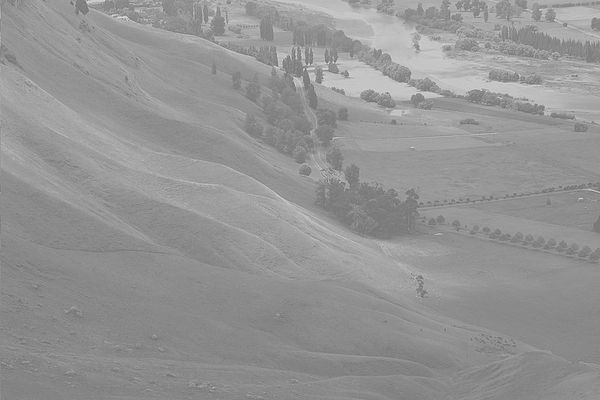
#> input picture 06_image_and_video_processing/HomeWork/HW1/Input_Images/BrightImage.jpg, 600 x 400 px
$ jupyter execute HW1_Answer.ipynb
#> lines starting #> are read from the running program, lines starting #| are printed output that depends on the picture
[cell 1]
from PIL import Image
import matplotlib.pyplot as plt
import numpy as np
import cv2

# section 01

[cell 2]
BrightImage = "./Input_Images/BrightImage.jpg"
image = Image.open(BrightImage).convert("L")
#> image is the input picture: PIL image 600x400 L; min 105, max 228, mean 148
BrightImage_8bit = np.array(image, dtype=np.uint8)

print(BrightImage_8bit.dtype)
#| uint8
print(BrightImage_8bit.min(),BrightImage_8bit.max())
#| 105 228

plt.figure(figsize=(8, 6))
plt.imshow(BrightImage_8bit, cmap="gray", vmin=0, vmax=255)
plt.axis("off")
plt.show()

[cell 3]
BrightImage_8bit

[cell 4]
I_BI = BrightImage_8bit
img = Image.fromarray(I_BI - 40)
img.save("./Output_Images/Part_1/I_BI-40.jpg")
img = Image.fromarray(I_BI - 20)
img.save("./Output_Images/Part_1/I_BI-20.jpg")
img = Image.fromarray(I_BI + 40)
img.save("./Output_Images/Part_1/I_BI+40.jpg")
img = Image.fromarray(I_BI + 20)
img.save("./Output_Images/Part_1/I_BI+20.jpg")

[cell 5]
vals = I_BI.flatten()
plt.hist(vals, 256, [0, 256])
plt.title("Histogram of BrightImage.jpg")
plt.xlabel("Pixel Intensity")
plt.ylabel("Number of Pixels")
plt.xlim([0, 256])
plt.show()
#> figure, not shown here; tallest bar 9682 high, from x = 137 to 138

[cell 6]
mean_val_BI = int(I_BI.flatten().mean())
#> mean_val_BI = 148
mean_val_BI
#> Out = 148

[cell 7]
b_BI = 128 - mean_val_BI
#> b_BI = -20
b_BI = b_BI*2
#> b_BI = -40
b_BI
#> Out = -40

[cell 8]
temp_img = I_BI.astype(np.int16) + b_BI
temp_img_clipped = np.clip(temp_img, 0, 255)
new_image_BI = temp_img_clipped.astype(np.uint8)


img = Image.fromarray(new_image_BI)
img.save("./Output_Images/Part_1/I_BI+b_BI.jpg")

plt.figure(figsize=(8, 6))
plt.imshow(new_image_BI, cmap="gray", vmin=0, vmax=255)
plt.axis("off")
plt.show()

[cell 9]
vals = (new_image_BI).flatten()
plt.hist(vals, 256, [0, 256])
plt.title("Histogram of DarkImage.jpg")
plt.xlabel("Pixel Intensity")
plt.ylabel("Number of Pixels")
plt.xlim([0, 256])
plt.show()
#> figure, not shown here; tallest bar 9682 high, from x = 97 to 98

[cell 10]
DarkImage = "./Input_Images/DarkImage.jpg"
image = Image.open(DarkImage).convert("L")
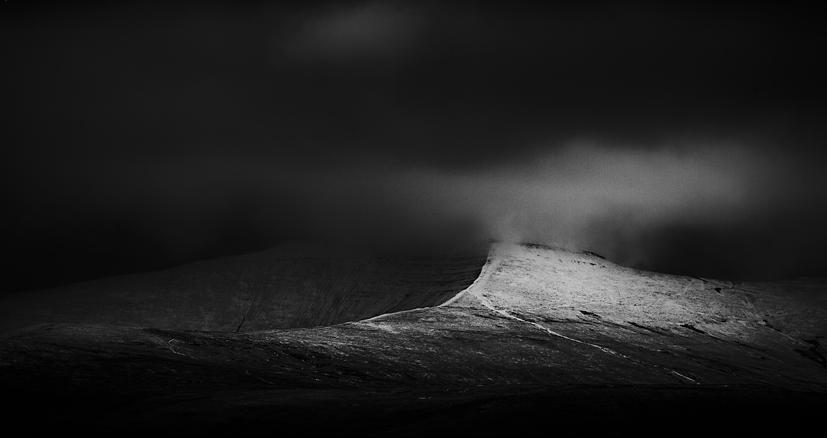
#> input picture 06_image_and_video_processing/HomeWork/HW1/Input_Images/DarkImage.jpg, 827 x 438 px
#> image is the input picture: PIL image 827x438 L; min 0, max 235, mean 32.2
DarkImage_8bit = np.array(image, dtype=np.uint8)

print(DarkImage_8bit.dtype)
#| uint8
print(DarkImage_8bit.min(),DarkImage_8bit.max())
#| 0 235

plt.figure(figsize=(8, 6))
plt.imshow(DarkImage_8bit, cmap="gray", vmin=0, vmax=255)
plt.axis("off")
plt.show()

[cell 11]
DarkImage_8bit

[cell 12]
I_DI = DarkImage_8bit
img = Image.fromarray(I_DI - 40)
#> img: PIL image 827x438 L
img.save("./Output_Images/Part_1/I_DI-40.jpg")
img = Image.fromarray(I_DI - 20)
img.save("./Output_Images/Part_1/I_DI-20.jpg")
img = Image.fromarray(I_DI + 40)
img.save("./Output_Images/Part_1/I_DI+40.jpg")
img = Image.fromarray(I_DI + 20)
img.save("./Output_Images/Part_1/I_DI+20.jpg")

[cell 13]
vals = I_DI.flatten()
plt.hist(vals, 256, [0, 256])
plt.title("Histogram of BrightImage.jpg")
plt.xlabel("Pixel Intensity")
plt.ylabel("Number of Pixels")
plt.xlim([0, 256])
plt.show()
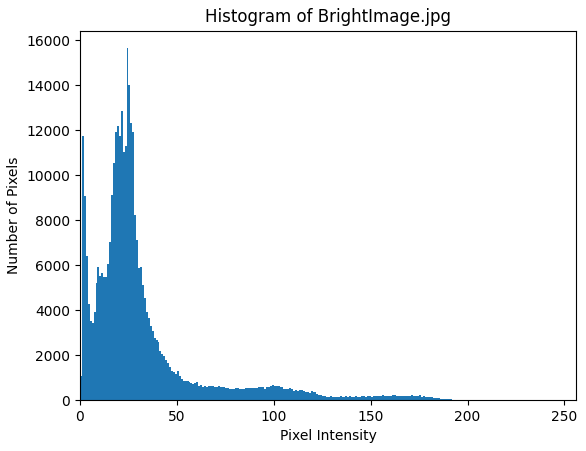
#> figure drawn by matplotlib, 1 panel; tallest bar 15646 high, from x = 24 to 25

[cell 14]
mean_val_DI = int(I_DI.flatten().mean())
#> mean_val_DI = 32
mean_val_DI
#> Out = 32

[cell 15]
b_DI = 128 - mean_val_DI
#> b_DI = 96
b_DI = b_DI//2
#> b_DI = 48
b_DI
#> Out = 48

[cell 16]
temp_img_DI = I_DI.astype(np.int16) + b_DI
new_image_DI = np.clip(temp_img_DI, 0, 255).astype(np.uint8)

img = Image.fromarray(new_image_DI)
img.save("./Output_Images/Part_1/I_DI+b_DI.jpg")

plt.figure(figsize=(8, 6))
plt.imshow(new_image_DI, cmap="gray", vmin=0, vmax=255)
plt.axis("off")
plt.show()

[cell 17]
vals = (new_image_DI).flatten()
plt.hist(vals, 256, [0, 256])
plt.title("Histogram of DarkImage.jpg")
plt.xlabel("Pixel Intensity")
plt.ylabel("Number of Pixels")
plt.xlim([0, 256])
plt.show()
#> figure, not shown here; tallest bar 15646 high, from x = 72 to 73

# section 02

[cell 18]
multipliers = [1, 0.5, 0.75, 1.25, 1.5]

for m in multipliers:
    img_data = np.clip(I_DI * m, 0, 255).astype(np.uint8)
    img = Image.fromarray(img_data)
    img.save(f"./Output_Images/Part_1/I_DIx{m}.jpg")
    img_data = np.clip(I_BI * m, 0, 255).astype(np.uint8)
    img = Image.fromarray(img_data)
    img.save(f"./Output_Images/Part_1/I_BIx{m}.jpg")
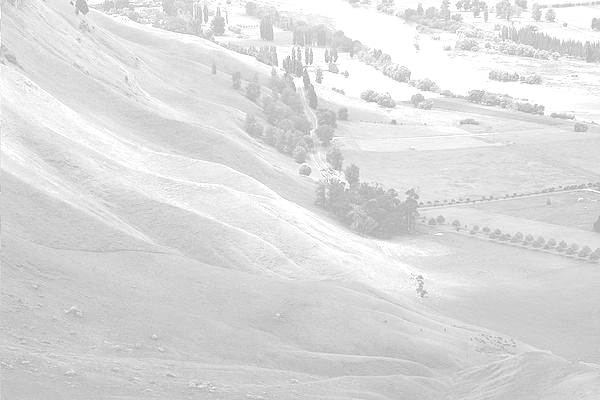
#> img: PIL image 600x400 L; min 157, max 255, mean 220.2

[cell 19]
fig, axes = plt.subplots(2, len(multipliers), figsize=(15, 6))

for i, m in enumerate(multipliers):
    processed_BI = np.clip(I_BI * m, 0, 255).astype(np.uint8)
    axes[0, i].imshow(processed_BI, cmap='gray', vmin=0, vmax=255)
    axes[0, i].set_title(f'Bright x {m}')
    axes[0, i].axis('off')

    processed_DI = np.clip(I_DI * m, 0, 255).astype(np.uint8)
    axes[1, i].imshow(processed_DI, cmap='gray', vmin=0, vmax=255)
    axes[1, i].set_title(f'Dark x {m}')
    axes[1, i].axis('off')
plt.tight_layout()
plt.show()

[cell 20]
fig, axes = plt.subplots(2, len(multipliers), figsize=(20, 10))

for i, m in enumerate(multipliers):

    di_vals = np.clip(I_DI * m, 0, 255).astype(np.uint8).flatten()
    axes[0, i].hist(di_vals, bins=256, range=[0, 256], color='gray')
    axes[0, i].set_title(f"Dark Image x {m}")
    axes[0, i].set_xlim([0, 256])

    bi_vals = np.clip(I_BI * m, 0, 255).astype(np.uint8).flatten()
    axes[1, i].hist(bi_vals, bins=256, range=[0, 256], color='gray')
    axes[1, i].set_title(f"Bright Image x {m}")
    axes[1, i].set_xlim([0, 256])

plt.tight_layout()
plt.show()
#> figure, not shown here; panel 1: tallest bar 15646 high, from x = 24 to 25; panel 2: tallest bar 29651 high, from x = 12 to 13; panel 3: tallest bar 29651 high, from x = 18 to 19; panel 4: tallest bar 15646 high, from x = 30 to 31

[cell 21]
I_BI.std(), I_DI.std()
#> Out = (14.76, 32.34)

[cell 22]
# 64 = 256/4
a_BI = np.ceil(64/I_BI.std())
#> a_BI = 5
a_DI = np.ceil(64/I_DI.std())
#> a_DI = 2
a_BI ,a_DI
#> Out = (5, 2)

[cell 23]
fig, axes = plt.subplots(2, 2, figsize=(15, 10))

processed_DI = np.clip(I_DI * a_DI, 0, 255).astype(np.uint8)
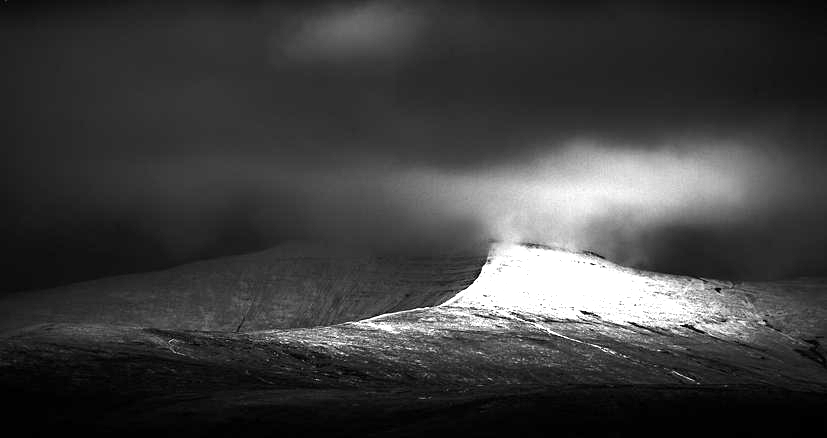
#> processed_DI: shape (438, 827); min 0, max 255, mean 62.6
axes[1, 0].hist(di_vals, bins=256, range=[0, 256], color='gray')
axes[1, 0].set_title("Dark Image")
axes[1, 0].set_xlim([0, 256])

processed_DI = np.clip(I_DI* a_DI, 0, 255).astype(np.uint8)
axes[1, 1].hist(di_vals, bins=256, range=[0, 256], color='gray')
axes[1, 1].set_title(f"Dark Image x {a_DI}")
axes[1, 1].set_xlim([0, 256])

processed_BI = np.clip(I_BI, 0, 255).astype(np.uint8)
axes[0, 0].hist(bi_vals, bins=256, range=[0, 256], color='gray')
axes[0, 0].set_title("Bright Image")
axes[0, 0].set_xlim([0, 256])

processed_BI = np.clip(I_BI / a_BI, 0, 255).astype(np.uint8)
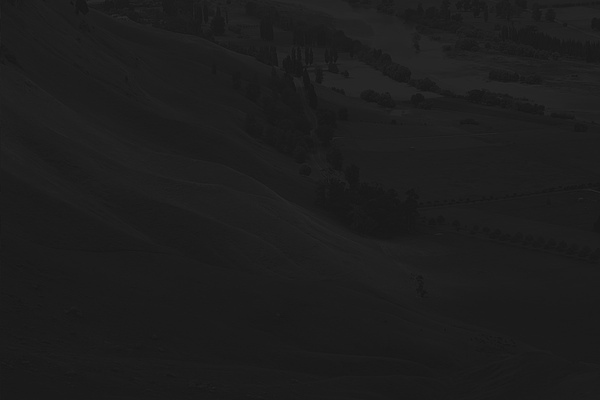
#> processed_BI: shape (400, 600); min 21, max 45, mean 29.2
axes[0, 1].hist(bi_vals, bins=256, range=[0, 256], color='gray')
axes[0, 1].set_title(f"Bright Image / {a_BI}")
axes[0, 1].set_xlim([0, 256])

plt.tight_layout()
plt.show()
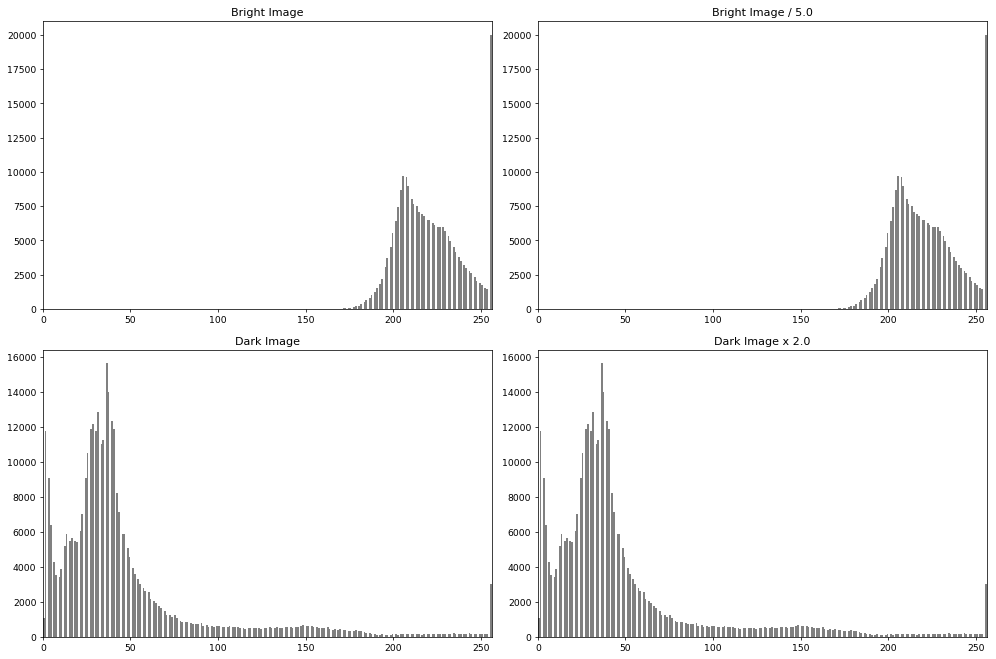
#> figure drawn by matplotlib, 4 panels; panel 1: tallest bar 19996 high, from x = 255 to 256; panel 2: tallest bar 19996 high, from x = 255 to 256; panel 3: tallest bar 15646 high, from x = 36 to 37; panel 4: tallest bar 15646 high, from x = 36 to 37

[cell 24]
fig, axes = plt.subplots(2, 2, figsize=(15, 6))

processed_DI = np.clip(I_DI, 0, 255).astype(np.uint8)
axes[1, 0].imshow(processed_DI, cmap='gray', vmin=0, vmax=255)
axes[1, 0].set_title("Dark Image")
axes[1, 0].axis('off')

processed_DI_scaled = np.clip(I_DI * a_DI, 0, 255).astype(np.uint8)
axes[1, 1].imshow(processed_DI_scaled, cmap='gray', vmin=0, vmax=255)
axes[1, 1].set_title(f"Dark Image x {a_DI}")
axes[1, 1].axis('off')

processed_BI = np.clip(I_BI, 0, 255).astype(np.uint8)
axes[0, 0].imshow(processed_BI, cmap='gray', vmin=0, vmax=255)
axes[0, 0].set_title("Bright Image")
axes[0, 0].axis('off')

processed_BI_scaled = np.clip(I_BI / a_BI, 0, 255).astype(np.uint8)
axes[0, 1].imshow(processed_BI_scaled, cmap='gray', vmin=0, vmax=255)
axes[0, 1].set_title(f"Bright Image / {a_BI}")
axes[0, 1].axis('off')

plt.tight_layout()
plt.show()

# section 03

[cell 25]
fig, axes = plt.subplots(1, 2, figsize=(10, 6))

I_float = I_DI.astype(np.float32)

mu_old = I_float.mean()
#> mu_old = 32.18
std_old = I_float.std()
#> std_old = 32.34

a_opt = 64 / std_old
#> a_opt = 1.98
b_opt = 128 - (a_opt * mu_old)
#> b_opt = 64.32

I_new = (a_opt * I_float) + b_opt

new_DI = np.clip(I_new, 0, 255).astype(np.uint8)
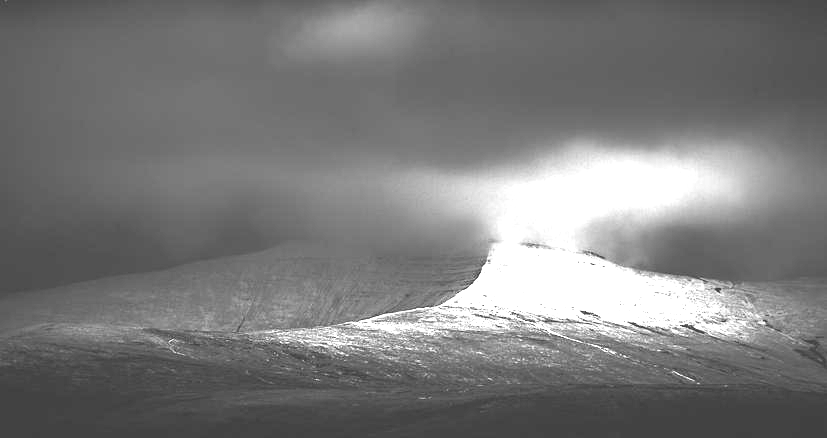
#> new_DI: shape (438, 827); min 64, max 255, mean 123

axes[0].imshow(new_DI, cmap='gray', vmin=0, vmax=255)
axes[0].set_title("New Dark Image")
axes[0].axis('off')

I_float = I_BI.astype(np.float32)
#> I_float: shape (400, 600) float32

mu_old = I_float.mean()
#> mu_old = 148
std_old = I_float.std()
#> std_old = 14.76

a_opt = 64 / std_old
#> a_opt = 4.34
b_opt = 128 - (a_opt * mu_old)
#> b_opt = -513.9

I_new = (a_opt * I_float) + b_opt
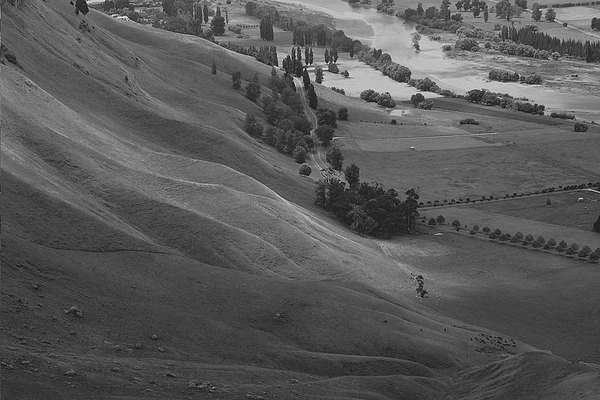
#> I_new: shape (400, 600) float32; min -58.52, max 474.9, mean 128; drawn with min black and max white

new_BI = np.clip(I_new, 0, 255).astype(np.uint8)
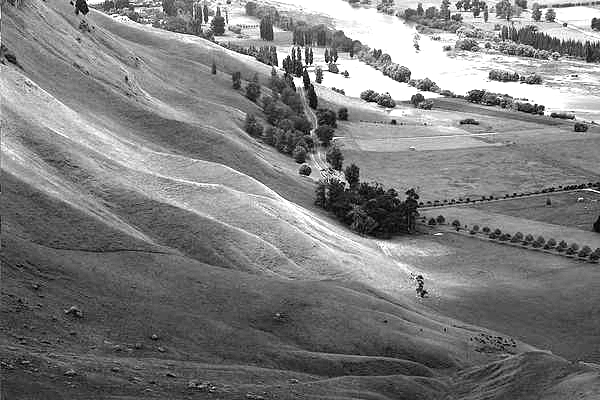
#> new_BI: shape (400, 600); min 0, max 255, mean 124.9

axes[1].imshow(new_BI, cmap='gray', vmin=0, vmax=255)
axes[1].set_title(f"New Bright Image")
axes[1].axis('off')

plt.tight_layout()
plt.show()

[cell 26]
fig, axes = plt.subplots(1,2, figsize=(15, 5))

processed_DI = np.clip(new_DI, 0, 255).astype(np.uint8)
axes[1].hist(di_vals, bins=256, range=[0, 256], color='gray')
axes[1].set_title("New Dark Image Hist")
axes[1].set_xlim([0, 256])

processed_BI = np.clip(new_BI, 0, 255).astype(np.uint8)
axes[0].hist(bi_vals, bins=256, range=[0, 256], color='gray')
axes[0].set_title("New Bright Image Hist")
axes[0].set_xlim([0, 256])

plt.tight_layout()
plt.show()
#> figure, not shown here; panel 1: tallest bar 19996 high, from x = 255 to 256; panel 2: tallest bar 15646 high, from x = 36 to 37

# section 04

[cell 27]
gammas = [1, 0.8, 0.9, 1.1, 1.2]
fig, axes = plt.subplots(2, len(gammas), figsize=(15, 6))

for i, m in enumerate(gammas):
    processed_BI = np.clip(I_BI ** m, 0, 255).astype(np.uint8)
    axes[0, i].imshow(processed_BI, cmap='gray', vmin=0, vmax=255)
    axes[0, i].set_title(f'Bright ^ {m}')
    axes[0, i].axis('off')

    processed_DI = np.clip(I_DI ** m, 0, 255).astype(np.uint8)
    axes[1, i].imshow(processed_DI, cmap='gray', vmin=0, vmax=255)
    axes[1, i].set_title(f'Dark ^ {m}')
    axes[1, i].axis('off')

plt.tight_layout()
plt.show()

[cell 28]
fig, axes = plt.subplots(2, len(gammas), figsize=(20, 10))

for i, m in enumerate(gammas):

    di_vals = np.clip(I_DI ** m, 0, 255).astype(np.uint8).flatten()
    axes[0, i].hist(di_vals, bins=256, range=[0, 256], color='gray')
    axes[0, i].set_title(f"Dark Image ^ {m}")
    axes[0, i].set_xlim([0, 256])

    bi_vals = np.clip(I_BI ** m, 0, 255).astype(np.uint8).flatten()
    axes[1, i].hist(bi_vals, bins=256, range=[0, 256], color='gray')
    axes[1, i].set_title(f"Bright Image ^ {m}")
    axes[1, i].set_xlim([0, 256])

plt.tight_layout()
plt.show()
#> figure, not shown here; panel 1: tallest bar 15646 high, from x = 24 to 25; panel 2: tallest bar 38262 high, from x = 13 to 14; panel 3: tallest bar 26344 high, from x = 18 to 19; panel 4: tallest bar 15646 high, from x = 32 to 33

[cell 29]
gammas = [1, 0.8, 0.9, 1.1, 1.2]
fig, axes = plt.subplots(2, len(gammas), figsize=(15, 6))

for i, m in enumerate(gammas):
    I_BI_norm = I_BI.astype(np.float32) / 255.0
    I_BI_gamma = I_BI_norm ** m
    processed_BI = np.clip(I_BI_gamma * 255.0, 0, 255).astype(np.uint8)
    axes[0, i].imshow(processed_BI, cmap='gray', vmin=0, vmax=255)
    axes[0, i].set_title(f'Bright ^ {m}')
    axes[0, i].axis('off')

    I_DI_norm = I_DI.astype(np.float32) / 255.0
    I_DI_gamma = I_DI_norm ** m
    processed_DI = np.clip(I_DI_gamma * 255.0, 0, 255).astype(np.uint8)
    axes[1, i].imshow(processed_DI, cmap='gray', vmin=0, vmax=255)
    axes[1, i].set_title(f'Dark ^ {m}')
    axes[1, i].axis('off')

plt.tight_layout()
plt.show()
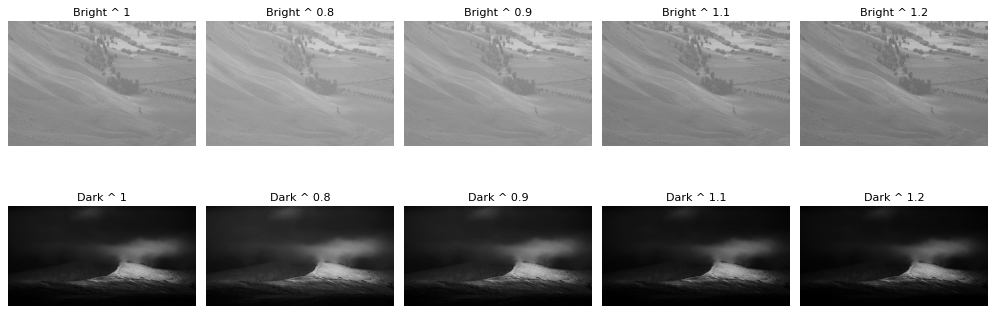
#> figure drawn by matplotlib, 10 panels

[cell 30]
fig, axes = plt.subplots(2, len(gammas), figsize=(20, 6))

for i, m in enumerate(gammas):

    I_BI_norm = I_BI.astype(np.float32) / 255.0
    I_BI_gamma = I_BI_norm ** m
    processed_BI = np.clip(I_BI_gamma * 255.0, 0, 255).astype(np.uint8)

    axes[0, i].hist(processed_BI.flatten(), bins=256, range=[0, 256], color='gray')
    axes[0, i].set_title(f'Bright ^ {m}')
    axes[0, i].set_xlim([0, 256])

    I_DI_norm = I_DI.astype(np.float32) / 255.0
    I_DI_gamma = I_DI_norm ** m
    processed_DI = np.clip(I_DI_gamma * 255.0, 0, 255).astype(np.uint8)

    axes[1, i].hist(processed_DI.flatten(), bins=256, range=[0, 256], color='gray')
    axes[1, i].set_title(f'Dark ^ {m}')
    axes[1, i].set_xlim([0, 256])

plt.tight_layout()
plt.show()

# section 05

[cell 31]
import cv2

I_DI_eq = cv2.equalizeHist(I_DI)
I_BI_eq = cv2.equalizeHist(I_BI)

[cell 32]
fig_img, axes_img = plt.subplots(2, 3, figsize=(15, 10))
fig_img.suptitle("Images Comparison: Original vs Equalized vs Linear Stretched", fontsize=16, fontweight='bold')

axes_img[0, 0].imshow(I_DI, cmap='gray', vmin=0, vmax=255)
axes_img[0, 0].set_title('Original Dark Image')

axes_img[0, 1].imshow(I_DI_eq, cmap='gray', vmin=0, vmax=255)
axes_img[0, 1].set_title('Equalized Dark Image')

axes_img[0, 2].imshow(new_DI, cmap='gray', vmin=0, vmax=255)
axes_img[0, 2].set_title('New Dark Image (Stretched)')

axes_img[1, 0].imshow(I_BI, cmap='gray', vmin=0, vmax=255)
axes_img[1, 0].set_title('Original Bright Image')

axes_img[1, 1].imshow(I_BI_eq, cmap='gray', vmin=0, vmax=255)
axes_img[1, 1].set_title('Equalized Bright Image')

axes_img[1, 2].imshow(new_BI, cmap='gray', vmin=0, vmax=255)
axes_img[1, 2].set_title('New Bright Image (Stretched)')

for ax in axes_img.flat:
    ax.axis('off')

plt.tight_layout()
plt.show()

[cell 33]
fig_hist, axes_hist = plt.subplots(2, 3, figsize=(18, 10))
fig_hist.suptitle("Histograms Comparison: Original vs Equalized vs Linear Stretched", fontsize=16, fontweight='bold')

hist_kwargs = {'bins': 256, 'range': [0, 256], 'color': 'gray'}

axes_hist[0, 0].hist(I_DI.flatten(), **hist_kwargs)
axes_hist[0, 0].set_title('Original Hist (DI)')

axes_hist[0, 1].hist(I_DI_eq.flatten(), bins=256, range=[0, 256], color='black') # رنگ متفاوت برای تنوع
axes_hist[0, 1].set_title('Equalized Hist (DI)')

axes_hist[0, 2].hist(new_DI.flatten(), **hist_kwargs)
axes_hist[0, 2].set_title('New Hist (DI Stretched)')

axes_hist[1, 0].hist(I_BI.flatten(), **hist_kwargs)
axes_hist[1, 0].set_title('Original Hist (BI)')

axes_hist[1, 1].hist(I_BI_eq.flatten(), bins=256, range=[0, 256], color='black')
axes_hist[1, 1].set_title('Equalized Hist (BI)')

axes_hist[1, 2].hist(new_BI.flatten(), **hist_kwargs)
axes_hist[1, 2].set_title('New Hist (BI Stretched)')

for ax in axes_hist.flat:
    ax.set_xlim([0, 256])

plt.tight_layout()
plt.show()
